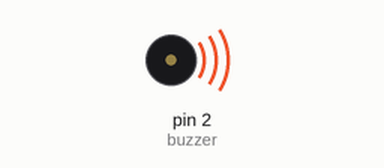
Simulated run of this sketch. Board: Arduino Uno, built with avr-gcc and run on an emulated ATmega328P. Parts: buzzer (waves = sounding).

Above: at 0.2 s.
Timing chart, 0 to 21.6 s (numbered marks = the images above):
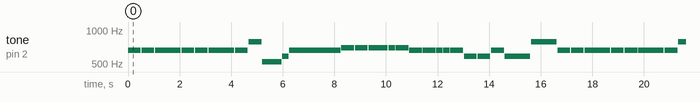

Measured:
- by itself, tone on pin 2 (buzzer): plays 659 Hz for 0.50 s, 659 Hz for 0.50 s, 659 Hz for 1.0 s, 659 Hz for 0.50 s, 659 Hz for 0.50 s, 659 Hz for 1.0 s … (201 notes in this stretch)

The sketch:

task7_jingle_bells.ino
```cpp
// Task 7: Jingle Bells
// Ishaan Takrani
// Arun Chauhan

//////// Disclaimer: This code Serves as an example, not the answer to the task. The song is yours to choose

int buzzer = 2;
int E5 = 659;
int G5 = 784;
int C5 = 523;
int D5 = 587;
int F5 = 699;


void playNote(int note, int delay_time){

  tone(buzzer, note); // plays note in buzzer pin
  delay(delay_time);  // plays note for given time

  noTone(buzzer); // buzzer is silent
  delay(25);  // silent for 25 milliseconds
  // using noTone() allows for you to distinguish between notes

}

void setup() {
  pinMode(buzzer, OUTPUT);  // buzzer is output
}


/*
  at 120 bpm (beats per minute) each bar lasts
  for two seconds, which means each quarter note
  lasts for half a second, or 500 milliseconds.
  delay(500) is used for a quarter note.
*/


void loop() {

  // bar 1:
  playNote(E5, 500); // the first argument is the note, and the second is the delay
  playNote(E5, 500);
  playNote(E5, 1000);

  // bar 2:
  playNote(E5, 500);
  playNote(E5, 500);
  playNote(E5, 1000);

  // bar 3:
  playNote(E5, 500);
  playNote(G5, 500);
  playNote(C5, 750);
  playNote(D5, 250);

  // bar 4:
  playNote(E5, 2000);

  // bar 5:
  playNote(F5, 500);
  playNote(F5, 500);
  playNote(F5, 750);
  playNote(F5, 250);

  // bar 6:
  playNote(F5, 500);
  playNote(E5, 500);
  playNote(E5, 500);
  playNote(E5, 250);
  playNote(E5, 250);

  // bar 7:
  playNote(E5, 500);
  playNote(D5, 500);
  playNote(D5, 500);
  playNote(E5, 500);

  // bar 8:
  playNote(D5, 1000);
  playNote(G5, 1000);

  // bar 9:
  playNote(E5, 500);
  playNote(E5, 500);
  playNote(E5, 1000);

  // bar 10:
  playNote(E5, 500);
  playNote(E5, 500);
  playNote(E5, 1000);

  // bar 11:
  playNote(E5, 500);
  playNote(G5, 500);
  playNote(C5, 750);
  playNote(D5, 250);

  // bar 12:
  playNote(E5, 2000);

  // bar 13:
  playNote(F5, 500);
  playNote(F5, 500);
  playNote(F5, 750);
  playNote(F5, 250);

  // bar 14:
  playNote(F5, 500);
  playNote(E5, 500);
  playNote(E5, 500);
  playNote(E5, 250);
  playNote(E5, 250);

  // bar 15:
  playNote(G5, 500);
  playNote(G5, 500);
  playNote(F5, 500);
  playNote(D5, 500);

  // bar 16:
  playNote(C5, 2000);
}
```
